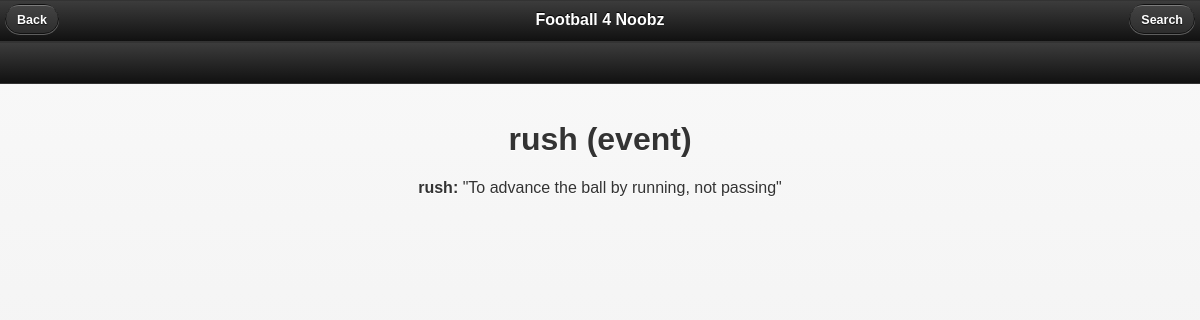
/secondary/term.php?termIds=11&gameId=2&week=9, run on an earlier commit of the app's database.
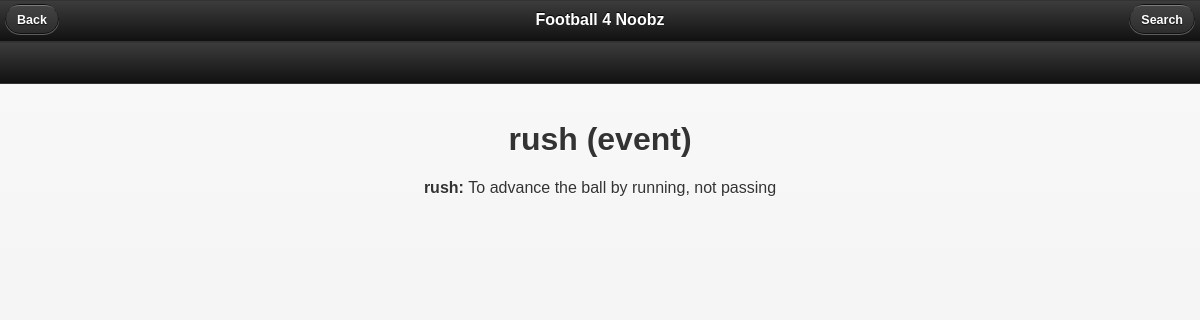
And on a later commit of the database.
### tables this page shows
CREATE TABLE Term
(
	id integer PRIMARY KEY,
	name varchar(100),
	type varchar(100),
	description text
, "filename");

### secondary/dbfuncs.php (called while the page is built, shortened)
<?php
	function executeQuery($db, $query)
	{
		$return_value = array();
		try
		{
			$stmt = $db->prepare($query);
			$stmt->execute();
			$result = $stmt->fetch(PDO::FETCH_ASSOC);
			while($result !== false)
			{
				array_push($return_value, $result);
				$result = $stmt->fetch(PDO::FETCH_ASSOC);
			}
			return $return_value;
		}
		catch (PDOException $e)
		{
			print $e->getMessage();
		}
		return false;
	}
?>

### secondary/funcs.php (called while the page is built, shortened)
<?php
	function getTerm($db, $term)
	{
		return executeQuery($db, "select distinct id from (select id from Term where name like \"" . $term
			. "\" union all select termId as id from Alias where alias like \""
			. $term . "\");");
	}
	function processDescription($db, $description, $termIds, $gameId, $week)
	{
		$descArray = explode(" ", $description);
		$newDesc = implode("/", $descArray);
		$descArray = explode("/", $newDesc);
		$index = 0;
		while (true)
		{
			$check = $descArray[$index] . " " . $descArray[$index + 1];
			$check = preg_replace("/[^-A-Za-z0-9 ]/", '', $check);
			$checkResult = getTerm($db, $check);
			if (count($checkResult) != 0)
			{
				$term = $checkResult[0];
				$typeResult = executeQuery($db,
					"select type from Term where id=" . $term["id"] . ";");
				$type = $typeResult[0];
				if ($type["type"] == "player")
				{
					$style = "color: red;";
				}
				else
				{
					$style = "";
				}
				if ($termIds == null)
				{
					$termIds = array();
				}
				$newTermIds = $termIds;
				array_push($newTermIds, $term["id"]);
				$descArray[$index] = "<a style='" . $style . "' href='term.php?termIds="
					. implode(",", $newTermIds)
					. "&gameId=" . $gameId . "&week=" . $week . "'>" . $descArray[$index];
				$descArray[$index + 1] = $descArray[$index + 1] . "</a>";
				$index += 2;
			}
			else
			{
				$index++;
			}
			if ($index >= count($descArray) - 1)
				break;
		}
		$index = 0;
		while (true)
		{
			$check = $descArray[$index];
			$check = preg_replace("/[^-A-Za-z0-9 ]/", '', $check);
			$checkResult = getTerm($db, $check);
			$index++;
			if ($index >= count($descArray))
				break;
		}
		return implode (" ", $descArray);
	}
?>

### secondary/termcontent.php (the view, shortened to what this page needs)
<?php
	include_once ("./dbfuncs.php");
	include_once ("./funcs.php");
	$multipleIds = array();
	if ($termId != null)
	{
		array_push($multipleIds, $termId);
	}
?>
<div data-role="content">
	<center>
		<?php
			if (count($multipleIds) == 0)
			{
		?>
				<br>
				Sorry, no terms to display.
		<?
			}
			else foreach ($multipleIds as $termId)
			{
				$termResult = executeQuery($db,
					"select * from Term where id = '" . $termId . "';");
				if (count($termResult) > 0)
				{
					$term = $termResult[0];
			?>
					<h1><?= $term["name"] ?> (<?= $term["type"] ?>)</h1>
			<?php
					if ($term["type"] == "player")
					{
						$playerResult = executeQuery($db,
							"select * from Player where name = '" . $term["name"] . "';");
						$player = $playerResult[0];
						$teamResult = executeQuery($db,
							"select * from Team where id = " . $player["teamId"] . ";");
						$team = $teamResult[0];
			?>
						<table>
							<tr>
								<td><b>Team:</b></td>
								<td><?= $team["name"] ?></td>
							</tr>
							<tr>
								<td><b>Number:</b></td>
								<td><?= $player["number"] ?></td>
							</tr>
							<tr>
								<td><b>Position:</b></td>
								<td>
									<?= processDescription($db, $player["position"], $termIds, $gameId, $week) ?>
								</td>
							</tr>
							<tr>
								<td><b>Weight:</b></td>
								<td><?= $player["weight"] ?></td>
							</tr>
							<tr>
								<td><b>Year:</b></td>
								<td><?= $player["year"] ?></td>
							</tr>
							<tr>
								<td><b>Background:</b></td>
								<td><?= $player["background"] ?></td>
							</tr>
						</table>
			<?php
					}
					else
					{
			?>
						<b><?= $term["name"] ?>: </b>
						<?= processDescription($db, $term["description"], $termIds, $gameId, $week) ?>
						<br><img src="<?= $term["filename"] ?>"/>
			<?php
					}
				}
			}
		?>
	</center>
</div>

### secondary/term.php (shortened to what this page needs)
<?php
	include ("./dbconnect.php");
	include ("./dbfuncs.php");
	include ("./funcs.php");
	$termIdsString = $_GET["termIds"];
	$gameId = $_GET["gameId"];
	$week = $_GET["week"];
	$termIds = explode(",", $termIdsString);
	$backTermIds = array_slice($termIds, 0, count($termIds) - 1);
	if (count($backTermIds) == 0)
	{
		if ($gameId == null)
		{
			$backLink = "./week.php?week=" . $week;
		}
		else
		{
			$backLink = "./game.php?id=" . $gameId . "&week="
				. $week;
		}
	}
	else
	{
		$backLink = "./term.php?termIds=" . implode(",", $backTermIds)
			. "&gameId=" . $gameId . "&week=" . $week;
	}
?>
<html>
	<head>
		<link rel="stylesheet" href="jquery.mobile-1.2.0.css" />
		<link rel="stylesheet" href="style.css" />
	</head>
	<body>
		<div data-role="page">
			<?php
				include ("./header.php");
			?>
			<div data-role="header">
				<h1>
				</h1>
			</div>
			<?php
				include ("./termcontent.php");
			?>
		</div>
	</body>
</html>

### secondary/header.php
<div data-role="header">
	<?php
		if ($backLink != "")
		{
	?>
			<a href="<?= $backLink ?>">
				Back
			</a>
	<?php
		}
		else
		{
	?>
			<a href="tutorial.php">
				Tutorial
			</a>
	<?php
		}
	?>
	<h1>Football 4 Noobz</h1>
	<a href="search.php?week=<?= $week ?>&gameId=<?= $gameId ?>" class="ui-btn-right">
		Search
	</a>
</div>

What changed in the data, as far as the page shows it:
changed term "rush": description "\"To advance the ball by running, not passing\"" → "To advance the ball by running, not passing"
